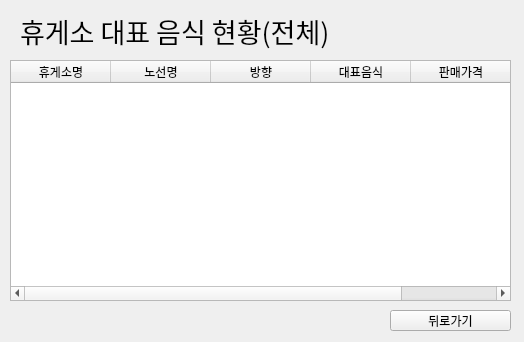
<?xml version="1.0" encoding="UTF-8"?>
<ui version="4.0">
 <class>Form_nood2_1</class>
 <widget class="QWidget" name="Form_nood2_1">
  <property name="geometry">
   <rect>
    <x>0</x>
    <y>0</y>
    <width>524</width>
    <height>342</height>
   </rect>
  </property>
  <property name="windowTitle">
   <string>Form</string>
  </property>
  <widget class="QPushButton" name="pushButton">
   <property name="geometry">
    <rect>
     <x>390</x>
     <y>310</y>
     <width>121</width>
     <height>21</height>
    </rect>
   </property>
   <property name="text">
    <string>뒤로가기</string>
   </property>
  </widget>
  <widget class="QLabel" name="label">
   <property name="geometry">
    <rect>
     <x>20</x>
     <y>10</y>
     <width>351</width>
     <height>41</height>
    </rect>
   </property>
   <property name="font">
    <font>
     <family>Adobe Arabic</family>
     <pointsize>20</pointsize>
    </font>
   </property>
   <property name="text">
    <string>휴게소 대표 음식 현황(전체)</string>
   </property>
  </widget>
  <widget class="QTableWidget" name="tableWidget">
   <property name="geometry">
    <rect>
     <x>10</x>
     <y>60</y>
     <width>501</width>
     <height>241</height>
    </rect>
   </property>
   <column>
    <property name="text">
     <string>휴게소명</string>
    </property>
   </column>
   <column>
    <property name="text">
     <string>노선명</string>
    </property>
   </column>
   <column>
    <property name="text">
     <string>방향</string>
    </property>
   </column>
   <column>
    <property name="text">
     <string>대표음식</string>
    </property>
   </column>
   <column>
    <property name="text">
     <string>판매가격</string>
    </property>
   </column>
  </widget>
 </widget>
 <resources/>
 <connections>
  <connection>
   <sender>pushButton</sender>
   <signal>clicked()</signal>
   <receiver>Form_nood2_1</receiver>
   <slot>slot1_nood2()</slot>
   <hints>
    <hint type="sourcelabel">
     <x>420</x>
     <y>317</y>
    </hint>
    <hint type="destinationlabel">
     <x>322</x>
     <y>322</y>
    </hint>
   </hints>
  </connection>
 </connections>
 <slots>
  <slot>slot1_nood2()</slot>
 </slots>
</ui>
